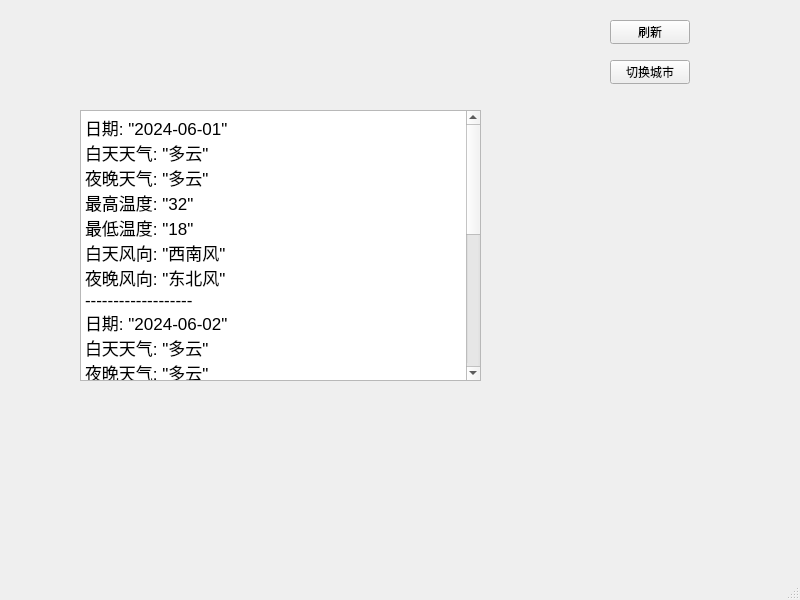
<?xml version="1.0" encoding="UTF-8"?>
<ui version="4.0">
 <class>mywidget</class>
 <widget class="QMainWindow" name="mywidget">
  <property name="geometry">
   <rect>
    <x>0</x>
    <y>0</y>
    <width>800</width>
    <height>600</height>
   </rect>
  </property>
  <property name="windowTitle">
   <string>mywidget</string>
  </property>
  <property name="styleSheet">
   <string notr="true">#MainWindow{background-image: url(:/new/prefix1/images/WeiMingLake.png);}</string>
  </property>
  <widget class="QWidget" name="centralwidget">
   <widget class="QPushButton" name="RefreshBtn">
    <property name="geometry">
     <rect>
      <x>610</x>
      <y>20</y>
      <width>80</width>
      <height>24</height>
     </rect>
    </property>
    <property name="text">
     <string>刷新</string>
    </property>
   </widget>
   <widget class="QPushButton" name="CityBtn">
    <property name="geometry">
     <rect>
      <x>610</x>
      <y>60</y>
      <width>80</width>
      <height>24</height>
     </rect>
    </property>
    <property name="styleSheet">
     <string notr="true"/>
    </property>
    <property name="text">
     <string>切换城市</string>
    </property>
   </widget>
   <widget class="QTextBrowser" name="textBrowser">
    <property name="geometry">
     <rect>
      <x>80</x>
      <y>110</y>
      <width>401</width>
      <height>271</height>
     </rect>
    </property>
    <property name="html">
     <string>&lt;!DOCTYPE HTML PUBLIC &quot;-//W3C//DTD HTML 4.0//EN&quot; &quot;http://www.w3.org/TR/REC-html40/strict.dtd&quot;&gt;
&lt;html&gt;&lt;head&gt;&lt;meta name=&quot;qrichtext&quot; content=&quot;1&quot; /&gt;&lt;meta charset=&quot;utf-8&quot; /&gt;&lt;style type=&quot;text/css&quot;&gt;
p, li { white-space: pre-wrap; }
hr { height: 1px; border-width: 0; }
li.unchecked::marker { content: &quot;\2610&quot;; }
li.checked::marker { content: &quot;\2612&quot;; }
&lt;/style&gt;&lt;/head&gt;&lt;body style=&quot; font-family:'.AppleSystemUIFont'; font-size:13pt; font-weight:400; font-style:normal;&quot;&gt;
&lt;p style=&quot; margin-top:0px; margin-bottom:0px; margin-left:0px; margin-right:0px; -qt-block-indent:0; text-indent:0px;&quot;&gt;日期: &amp;quot;2024-06-01&amp;quot;&lt;/p&gt;
&lt;p style=&quot; margin-top:0px; margin-bottom:0px; margin-left:0px; margin-right:0px; -qt-block-indent:0; text-indent:0px;&quot;&gt;白天天气: &amp;quot;多云&amp;quot;&lt;/p&gt;
&lt;p style=&quot; margin-top:0px; margin-bottom:0px; margin-left:0px; margin-right:0px; -qt-block-indent:0; text-indent:0px;&quot;&gt;夜晚天气: &amp;quot;多云&amp;quot;&lt;/p&gt;
&lt;p style=&quot; margin-top:0px; margin-bottom:0px; margin-left:0px; margin-right:0px; -qt-block-indent:0; text-indent:0px;&quot;&gt;最高温度: &amp;quot;32&amp;quot;&lt;/p&gt;
&lt;p style=&quot; margin-top:0px; margin-bottom:0px; margin-left:0px; margin-right:0px; -qt-block-indent:0; text-indent:0px;&quot;&gt;最低温度: &amp;quot;18&amp;quot;&lt;/p&gt;
&lt;p style=&quot; margin-top:0px; margin-bottom:0px; margin-left:0px; margin-right:0px; -qt-block-indent:0; text-indent:0px;&quot;&gt;白天风向: &amp;quot;西南风&amp;quot;&lt;/p&gt;
&lt;p style=&quot; margin-top:0px; margin-bottom:0px; margin-left:0px; margin-right:0px; -qt-block-indent:0; text-indent:0px;&quot;&gt;夜晚风向: &amp;quot;东北风&amp;quot;&lt;/p&gt;
&lt;p style=&quot; margin-top:0px; margin-bottom:0px; margin-left:0px; margin-right:0px; -qt-block-indent:0; text-indent:0px;&quot;&gt;-------------------&lt;/p&gt;
&lt;p style=&quot; margin-top:0px; margin-bottom:0px; margin-left:0px; margin-right:0px; -qt-block-indent:0; text-indent:0px;&quot;&gt;日期: &amp;quot;2024-06-02&amp;quot;&lt;/p&gt;
&lt;p style=&quot; margin-top:0px; margin-bottom:0px; margin-left:0px; margin-right:0px; -qt-block-indent:0; text-indent:0px;&quot;&gt;白天天气: &amp;quot;多云&amp;quot;&lt;/p&gt;
&lt;p style=&quot; margin-top:0px; margin-bottom:0px; margin-left:0px; margin-right:0px; -qt-block-indent:0; text-indent:0px;&quot;&gt;夜晚天气: &amp;quot;多云&amp;quot;&lt;/p&gt;
&lt;p style=&quot; margin-top:0px; margin-bottom:0px; margin-left:0px; margin-right:0px; -qt-block-indent:0; text-indent:0px;&quot;&gt;最高温度: &amp;quot;32&amp;quot;&lt;/p&gt;
&lt;p style=&quot; margin-top:0px; margin-bottom:0px; margin-left:0px; margin-right:0px; -qt-block-indent:0; text-indent:0px;&quot;&gt;最低温度: &amp;quot;17&amp;quot;&lt;/p&gt;
&lt;p style=&quot; margin-top:0px; margin-bottom:0px; margin-left:0px; margin-right:0px; -qt-block-indent:0; text-indent:0px;&quot;&gt;白天风向: &amp;quot;东北风&amp;quot;&lt;/p&gt;
&lt;p style=&quot; margin-top:0px; margin-bottom:0px; margin-left:0px; margin-right:0px; -qt-block-indent:0; text-indent:0px;&quot;&gt;夜晚风向: &amp;quot;南风&amp;quot;&lt;/p&gt;
&lt;p style=&quot; margin-top:0px; margin-bottom:0px; margin-left:0px; margin-right:0px; -qt-block-indent:0; text-indent:0px;&quot;&gt;-------------------&lt;/p&gt;
&lt;p style=&quot; margin-top:0px; margin-bottom:0px; margin-left:0px; margin-right:0px; -qt-block-indent:0; text-indent:0px;&quot;&gt;日期: &amp;quot;2024-06-03&amp;quot;&lt;/p&gt;
&lt;p style=&quot; margin-top:0px; margin-bottom:0px; margin-left:0px; margin-right:0px; -qt-block-indent:0; text-indent:0px;&quot;&gt;白天天气: &amp;quot;多云&amp;quot;&lt;/p&gt;
&lt;p style=&quot; margin-top:0px; margin-bottom:0px; margin-left:0px; margin-right:0px; -qt-block-indent:0; text-indent:0px;&quot;&gt;夜晚天气: &amp;quot;阴&amp;quot;&lt;/p&gt;
&lt;p style=&quot; margin-top:0px; margin-bottom:0px; margin-left:0px; margin-right:0px; -qt-block-indent:0; text-indent:0px;&quot;&gt;最高温度: &amp;quot;32&amp;quot;&lt;/p&gt;
&lt;p style=&quot; margin-top:0px; margin-bottom:0px; margin-left:0px; margin-right:0px; -qt-block-indent:0; text-indent:0px;&quot;&gt;最低温度: &amp;quot;19&amp;quot;&lt;/p&gt;
&lt;p style=&quot; margin-top:0px; margin-bottom:0px; margin-left:0px; margin-right:0px; -qt-block-indent:0; text-indent:0px;&quot;&gt;白天风向: &amp;quot;西南风&amp;quot;&lt;/p&gt;
&lt;p style=&quot; margin-top:0px; margin-bottom:0px; margin-left:0px; margin-right:0px; -qt-block-indent:0; text-indent:0px;&quot;&gt;夜晚风向: &amp;quot;南风&amp;quot;&lt;/p&gt;
&lt;p style=&quot; margin-top:0px; margin-bottom:0px; margin-left:0px; margin-right:0px; -qt-block-indent:0; text-indent:0px;&quot;&gt;-------------------&lt;/p&gt;&lt;/body&gt;&lt;/html&gt;</string>
    </property>
   </widget>
  </widget>
  <widget class="QMenuBar" name="menubar">
   <property name="geometry">
    <rect>
     <x>0</x>
     <y>0</y>
     <width>800</width>
     <height>37</height>
    </rect>
   </property>
  </widget>
  <widget class="QStatusBar" name="statusbar"/>
 </widget>
 <resources/>
 <connections/>
</ui>
